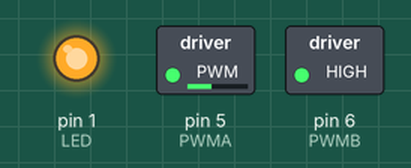
This sketch was run on a simulated Arduino Uno, built with avr-gcc and run on an emulated ATmega328P. Shown: switched loads named in the sketch (green lamp = pin HIGH), output pins drawn as LEDs (lit = HIGH).

Above: at 0.1 s.
Timing chart, 0 to 1.6 s (numbered marks = the images above):
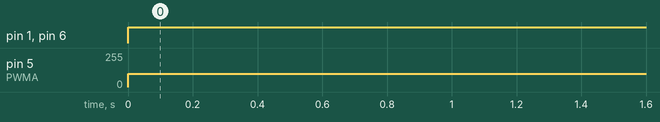

Measured:
- by itself, pin 1 (LED), pin 6 (PWMB): LOW → HIGH at 0.00 s
- by itself, pin 5 (PWMA): 0/255 → 100/255 at 0.00 s

The sketch:

robot_01.ino
```cpp
#include "Cenas.h"

volatile boolean error = false;

void setup()
{
  pinMode( LED, OUTPUT);

  pinMode( PWMA, OUTPUT);
  pinMode( PWMB, OUTPUT);
  analogWrite( PWMA, 0);
  analogWrite( PWMB, 0);
  /*Motors();
  MotorSetup( motor1, motorFree, 0 );
  MotorSetup( motor2, motorFree, 0 );
*/
  UpdateLed();
}


void UpdateLed()
{
  digitalWrite( LED, error );
}


void loop()
{

  digitalWrite( LED, 1 );  // DIR1
  analogWrite( PWMA, 100);
  digitalWrite( PWMB, HIGH);

}

  /*
  for ( int x = 0; x < 101; x++)
  {
    error = MotorSetup( motor2, motorFRW, x );
    UpdateLed();
    delay(200);
  }

  error = MotorSetup( 3, motorFRW, 2 );
  UpdateLed();
  delay(1000);

  for ( int x = 100; x > 1; x--)
  {
    error = MotorSetup( motor2, motorFRW, x );
    UpdateLed();
    delay(200);
  }
  */
```

Cenas.h
```cpp
// define IO Pins
//#define  PWMA  3  // TB6612FNG PWMA
//#define  PWMB  5  // TB6612FNG PWMB
#define  PWMA  5  // TB6612FNG PWMA
#define  PWMB  6  // TB6612FNG PWMB


#define  AIN2  9  // TB6612FNG AIN2
#define  AIN1  8  // TB6612FNG AIN1
#define  BIN1  7  // TB6612FNG BIN1
#define  BIN2  6  // TB6612FNG BIN2
#define  STBY  4  // TB6612FNG STBY

#define  LEDs  13  //  Led
#define  LED  1  //  Led

// define constant values
#define motor1  1
#define motor2  2
#define motorStop  0
#define motorFRW  1
#define motorBRW  2
#define motorFree  3
```

Motors.ino
```cpp
void Motors()
{
  pinMode( PWMA, OUTPUT);
  pinMode( PWMB, OUTPUT);
  pinMode( AIN1, OUTPUT);
  pinMode( AIN2, OUTPUT);
  pinMode( BIN1, OUTPUT);
  pinMode( BIN2, OUTPUT);
  pinMode( STBY, OUTPUT);

  digitalWrite( STBY, LOW );
  analogWrite( PWMA, 0);
  analogWrite( PWMB, 0);

  digitalWrite( AIN1, LOW );
  digitalWrite( AIN2, LOW );

  digitalWrite( BIN1, LOW );
  digitalWrite( BIN2, LOW );

}

boolean MotorSetup( int M, int dir, int spd )
{
  boolean erro = false;
  byte PWMvalue = spd;

  //PWMvalue = map(abs(spd),0,100,50,255); //anything below 50 is very weak

  if ( M == 1 ) // Setup Motor1
  {
    switch ( dir )
    {
      case 0: // Break
        digitalWrite( AIN1, HIGH );
        digitalWrite( AIN2, HIGH );
        break;
      case 1: // Forward
        digitalWrite( AIN1, LOW );
        digitalWrite( AIN2, HIGH );
        break;
      case 2: // Backward
        digitalWrite( AIN1, HIGH );
        digitalWrite( AIN2, LOW );
        break;
      case 3: // FreeRun
        digitalWrite( AIN1, LOW );
        digitalWrite( AIN2, LOW );
        break;
    }
    analogWrite( PWMA, PWMvalue);
  }

  else if ( M == 2 ) // Setup Motor2
  {
    switch ( dir )
    {
      case 0: // Break
        digitalWrite( BIN1, HIGH );
        digitalWrite( BIN2, HIGH );
        break;
      case 1: // Forward
        digitalWrite( BIN1, LOW );
        digitalWrite( BIN2, HIGH );
        break;
      case 2: // Backward
        digitalWrite( BIN1, HIGH );
        digitalWrite( BIN2, LOW );
        break;
      case 3: // FreeRun
        digitalWrite( BIN1, LOW );
        digitalWrite( BIN2, LOW );
        break;
    }
    analogWrite( PWMB, PWMvalue);
  }
  else
    erro = true;


  return erro;
}


/*
  digitalWrite( STBY, HIGH ); // ENABLE
  digitalWrite( STBY, LOW ); // DISABLE

  3 bits Mode

  // DIR1
  digitalWrite( AIN1, LOW );
  digitalWrite( AIN2, HIGH );

  // DIR2
  digitalWrite( AIN1, HIGH );
  digitalWrite( AIN2, LOW );

  // BRAKE
  digitalWrite( AIN1, HIGH );
  digitalWrite( AIN2, HIGH );

   // FREE
  digitalWrite( AIN1, LOW );
  digitalWrite( AIN2, LOW );

  2 bits Mode - PWM set HIGH

  // DIR1
  analogWrite( PWMA, 100);
  digitalWrite( PWMB, LOW);

  // BRAKE
  digitalWrite( PWMA, HIGH);
  digitalWrite( PWMB, HIGH);

  // DIR2
  digitalWrite( PWMA, LOW);
  analogWrite( PWMB, 100);

  // FREE
  digitalWrite( PWMA, LOW);
  digitalWrite( PWMB, LOW);

*/
```
